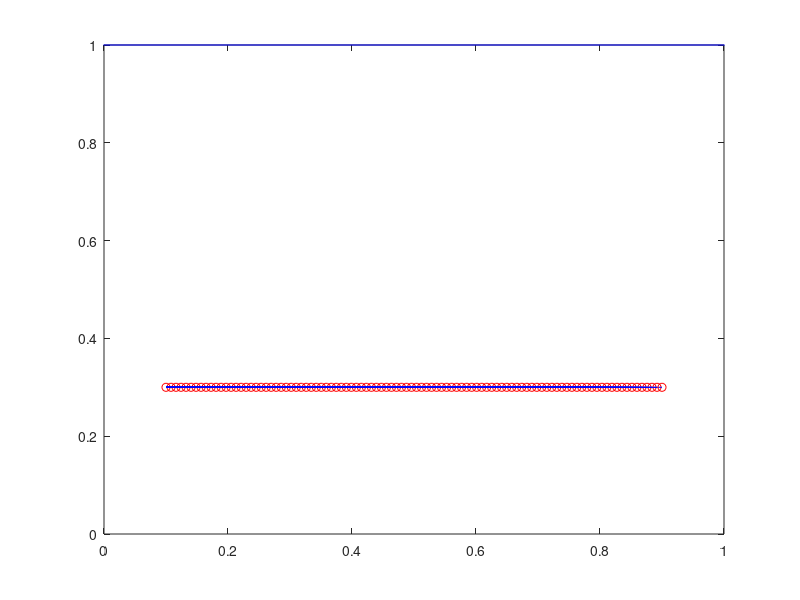

Write the MATLAB code that produced this figure.
%Example 1:Lines
axis([-6,8,-4,10]);
plot([-4,6],[4,4]);      %plot([x1,x2],[y1,y2])
hold on
plot([1,1],[-3,6]);
hold on
plot([1,5],[1,8]);
%%
% Example 2:Circles Method I
%?^2 + ?^2 = 3^2
r=3;
x0=0;
y0=0;
ezplot(@(x,y) (x-x0).^2 + (y-y0).^2 -r^2)
axis equal
hold on
%(? + 1)^2 + (? ? 2)^2 = 4
r=2;
x0=-1;
y0=2;
ezplot(@(x,y) (x-x0).^2 + (y-y0).^2 -r^2);
axis([-4,4,-4,4]);
%%

%Example 2: Circles Method II
r=3;
x0=0;
y0=0;
theta = linspace(0,2*pi,100);
plot(x0 + r*cos(theta),y0 + r*sin(theta),'-')
axis equal
axis([-4,4,-4,4]);
%%

% Example 3:Triangular wave

axis([0,8,-2,2]);
plot([0,2],[0,2],"b");      %plot([x1,x2],[y1,y2])
hold on
plot([2,6],[2,-2],"b");
hold on
plot([6,8],[-2,0],"b");
grid on
%%

% Example 4:3D drawing

t=0:pi/50:6*pi;
x=cos(t);
y=sin(t);
z=t;
plot3(x,y,z);
axis([-1,1,-1,1,0,20]);
grid on
%%

%Example 5:Rectangle
hold on
axis([-15,15,-10,10]);
rectangle('Position',[-5,-2,10,4],'FaceColor','r')
rectangle('Position',[-10,-5,20,10],'EdgeColor','r')
hold off

%%

% Example 6:Inverted-pendulum system
%Line
plot([0,3],[4,8],"r");
hold on
%Box of cart
rectangle('Position',[-3,1,6,3],'EdgeColor','b');
hold on
%1st wheel
r=0.5;
x0=-2;
y0=0.5;
theta = linspace(0,2*pi,100);
plot(x0 + r*cos(theta),y0 + r*sin(theta),"k");
hold on
%2nd wheel
r=0.5;
x0=2;
y0=0.5;
theta = linspace(0,2*pi,100);
plot(x0 + r*cos(theta),y0 + r*sin(theta),"k");
hold on
%3rd wheel
r=0.5;
x0=3;
y0=8;
theta = linspace(0,2*pi,100);
plot(x0 + r*cos(theta),y0 + r*sin(theta),"r");
axis([-6,6,0,10]);
%%

%Example 7: Basic Animation
%set parameters 
Nt=100;        %Number of time steps
xmin = 0.1;
xmax = 0.9;
yval = 0.3;
%dt = 0.03; %time step in seconds-change to vary speed
% create array
x=linspace(xmin,xmax, Nt);

%%animate position
for it=1:Nt
    plot ([x(1), x(it)],[yval, yval], 'b', x(it), yval, 'ro');
    axis([0,1,0,1]);
    %pause(dt)        %control the speed of the motion
    drawnow
end



%%

